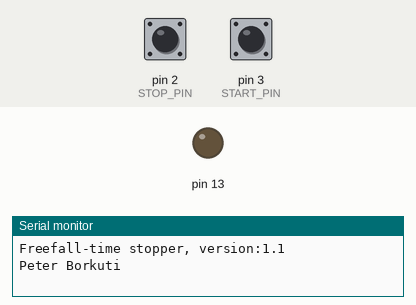
Recording of a sketch running on a simulated Arduino Uno, built with avr-gcc and run on an emulated ATmega328P. On the bench: output pins drawn as LEDs (lit = HIGH), the last lines printed to the serial monitor. The inputs (shaded band) are chosen by the test bench; at power-on: pin 3 (START_PIN) HIGH, pin 2 (STOP_PIN) HIGH.

Above: at 1.2 s.
1.3 s: pin 3 (START_PIN) pulled LOW for 0.15 s
At 1.6 s:
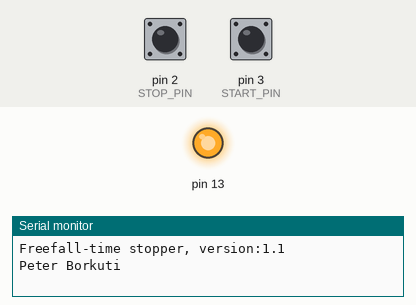
2.9 s: pin 2 (STOP_PIN) pulled LOW for 0.15 s
At 4.1 s:
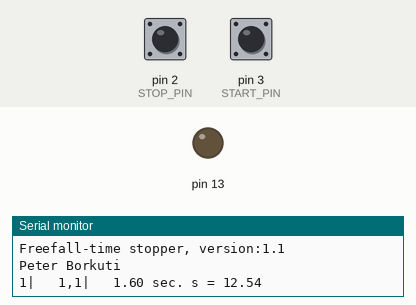
4.9 s: pin 3 (START_PIN) pulled LOW for 1 s
At 5.6 s:
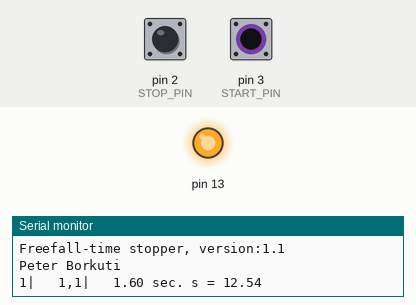
7.4 s: pin 2 (STOP_PIN) pulled LOW for 1 s
At 8.7 s:
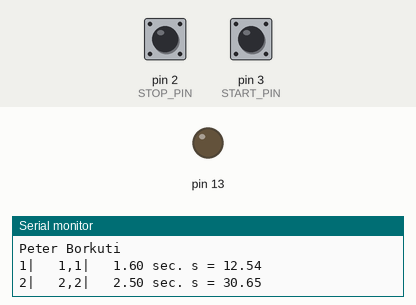
Timing chart, 0 to 10.4 s (numbered marks = the images above; inputs shaded):
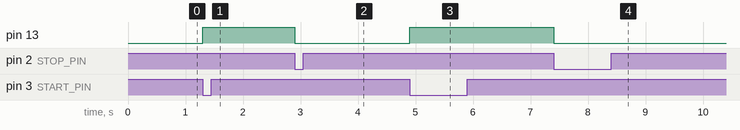

The sketch:

measure_g.ino
```cpp
#define VERSION "1.1"

// Both pins are normally HIGH
// START_PIN goes LOW when ball goes through between the IR LED and the phototransistor
#define START_PIN 3
// STOP_PIN goes LOW when ball hits the ground (and pushes one of the buttons)
#define STOP_PIN 2

const float g_per_2 = 9.80665/2.0;

int printCounter = 0;

unsigned long timer = 0;      // millis when ball start to fall down
unsigned long elapsedTime = 0;// millis between ball start and stop
unsigned long tmp = 0;

volatile boolean isBallStarted = false;
volatile boolean isBallStopped = false;

volatile int stopCounter = 0;
volatile int startCounter = 0;

 void ballStarted() {
  startCounter++;
  isBallStarted = true;
  digitalWrite(13, HIGH);
 }

 void ballStopped() {
  stopCounter++;
  isBallStopped = true;
  digitalWrite(13, LOW);
 }

void setup() {
  Serial.begin(9600);
  pinMode(START_PIN, INPUT);
  pinMode(STOP_PIN, INPUT);
  attachInterrupt(digitalPinToInterrupt(START_PIN), ballStarted, FALLING);
  attachInterrupt(digitalPinToInterrupt(STOP_PIN),  ballStopped, FALLING);
  pinMode(13, OUTPUT);
  digitalWrite(13, LOW);
  Serial.print("Freefall-time stopper, version:");
  Serial.println(VERSION);
  Serial.println("Peter Borkuti");
}

void printData() {
    printCounter++;

    Serial.print(printCounter);
    Serial.print("|   ");
    Serial.print(startCounter);
    Serial.print(",");
    Serial.print(stopCounter);
    Serial.print("|   ");
    //elapsed time in millis, print it in seconds
    float et = (float)elapsedTime / 1000.0;
    Serial.print(et);
    Serial.print(" sec. s = ");
    // the length of free fall is g/2*t^2
    float s = g_per_2 * et * et;
    Serial.println(s);
}

void loop() {
  if (isBallStarted && (timer == 0)) {
    timer = millis();
  }

  if (isBallStopped) {
    tmp = millis() - timer;
    //bouncing
    delay(500);

    if (isBallStarted) {
      elapsedTime = tmp;
      printData();
    }

    //if user just pushes the switches, dont measure
    isBallStopped = false;
    isBallStarted = false;
    timer = 0;
  }
}
```

Measured:
- after the input at 1.3 s, pin 13: LOW → HIGH at once
- after the input at 2.9 s, pin 13: HIGH → LOW at once
- after the input at 4.9 s, pin 13: LOW → HIGH at once
- after the input at 7.4 s, pin 13: HIGH → LOW at once
